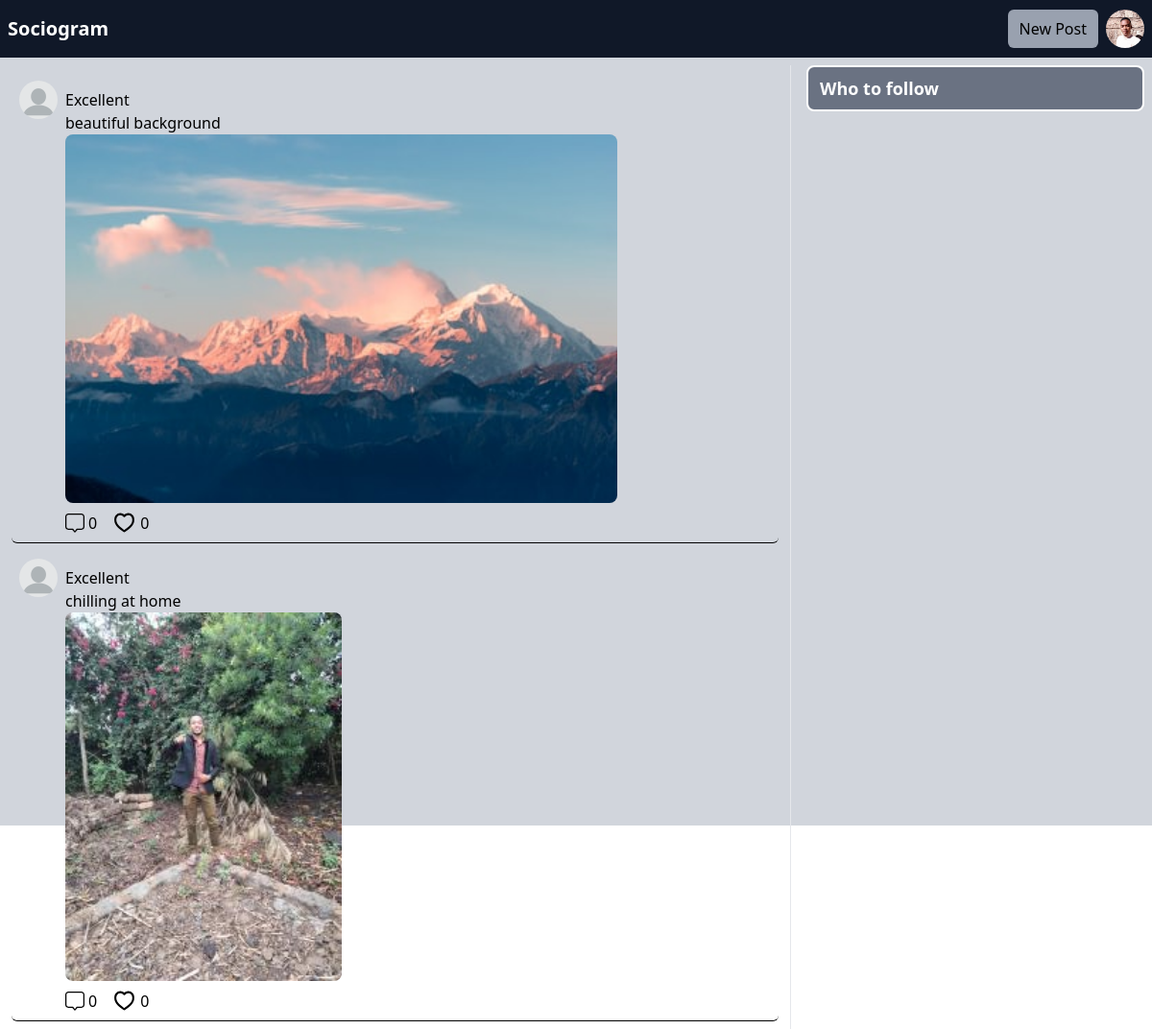
The page / (signed in) on the database as committed earlier.
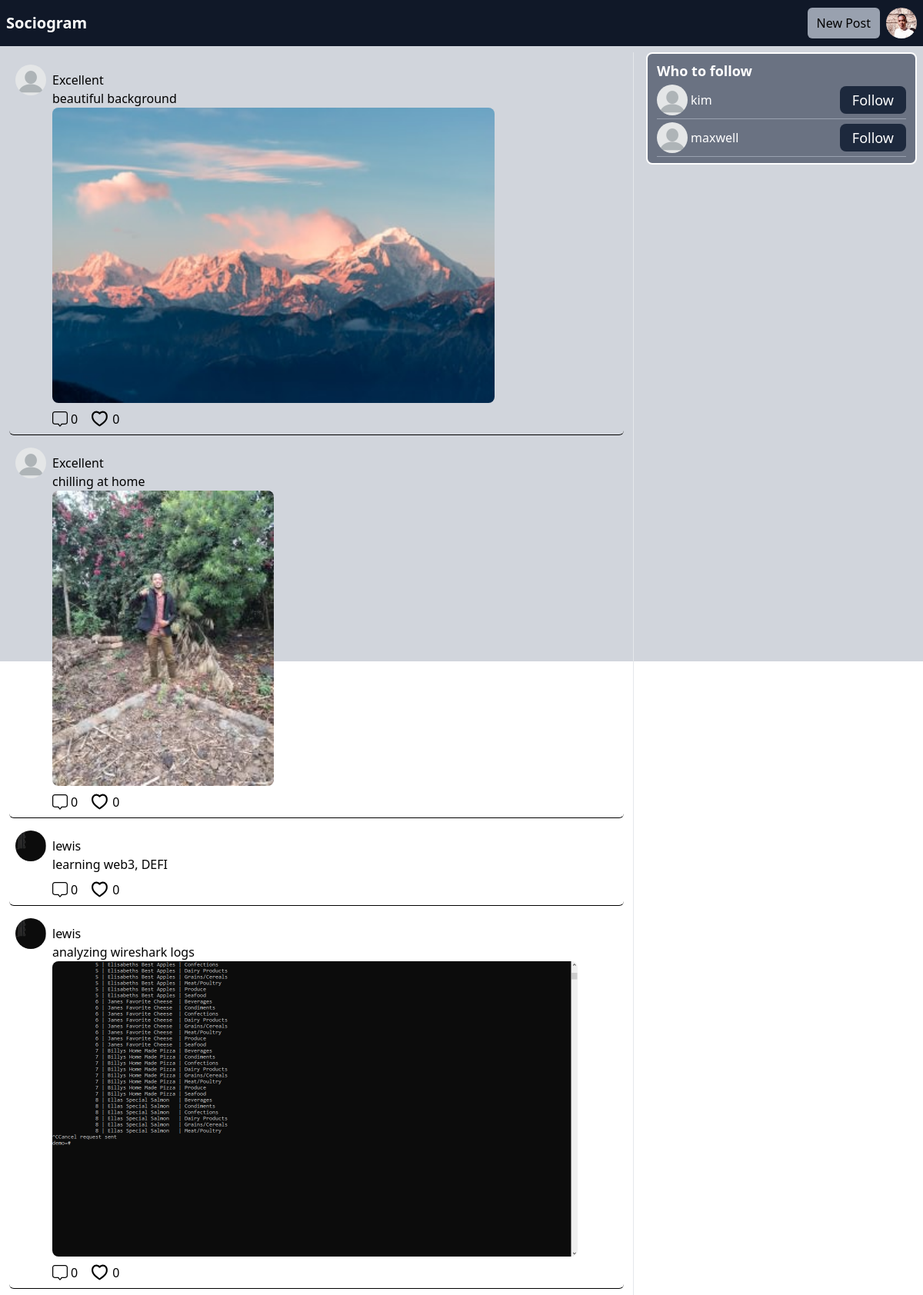
The same page on the database as committed later.
### core/models.py (models this page shows, shortened)
class Post(models.Model):
    id = models.UUIDField(primary_key=True, default=uuid.uuid4)
    user = models.CharField(max_length=100)
    image = models.ImageField(upload_to='post_images')
    text = models.TextField()
    created_at = models.DateField(default=datetime.now)
    no_of_likes = models.IntegerField(default=0)
    class Meta:
        ordering = ("created_at",)

### accounts/models.py (models this page shows)
class Profile(models.Model):
    user = models.ForeignKey(User, on_delete=models.CASCADE)
    id_user = models.IntegerField()
    bio = models.TextField(blank=True)
    profileimg = models.ImageField(upload_to='profile_images', default='blank-profile.png')
    backgroundimg = models.ImageField(
        upload_to="profile_images", default="blank-profile.png"
    )
    location = models.CharField(max_length=100, blank=True)
    def __str__(self):
        return self.user.username

### core/views.py (the view)
# urls.py: path("", views.index, name="index"),
@login_required(login_url="accounts:login")
def index(request):
    user_object = User.objects.get(username=request.user.username)
    user_profile = []
    username = request.user.username
    try:
        user_profile = Profile.objects.get(user=user_object)
    except:
        print("profile does not exist")
    user_following_list = []
    feed = []
    user_following = FollowersCount.objects.filter(follower=request.user.username)
    for users in user_following:
        user_following_list.append(users.user)
    for username in user_following_list:
        feed_list = Post.objects.filter(user=username)
        feed.append(feed_list)
    feed_list = list(chain(*feed))
    users = User.objects.all()
    user_following_all = []
    for user in user_following:
        user_list = User.objects.get(username=user.user)
        user_following_all.append(user_list)
    new_suggestions_list = [x for x in list(users) if (x not in list(user_following_all))]
    current_user = User.objects.filter(username=request.user.username)
    final_suggestions_list = [x for x in list(new_suggestions_list) if ( x not in list(current_user))]
    random.shuffle(final_suggestions_list)
    username_profile = []
    username_profile_list = []
    for users in final_suggestions_list:
        username_profile.append(users.id)
    for ids in username_profile:
        profile_lists = Profile.objects.filter(id_user=ids)
        username_profile_list.append(profile_lists)
    suggestions_username_profile_list = list(chain(*username_profile_list))
    for post in feed_list:
        user_object = User.objects.get(username=post.user)
        user_profile = Profile.objects.get(user=user_object)
        post.profileimg = user_profile.profileimg
    return render(
        request,
        "index.html",
        {
            "username": username,
            "user_profile": user_profile,
            "posts": feed_list,
            "users_to_follow": suggestions_username_profile_list,
        },
    )

### core/templatetags/like_filters.py (called while the page is built)
@register.filter
def user_has_liked(post, user):
    if not user.is_authenticated:
        return False
    return LikePost.objects.filter(post_id=post.id, username=user.username).exists()

### templates/index.html (shortened to what this page needs)
{% extends "base.html" %}
{% load like_filters %}
{% block content %}
    <section class="bg-gray-300 h-screen">
        <div class='flex flex-col  md:flex-row md:space-x-4'>
            <ul class='border-r border-gray-200 w-full mt-2'>
                {% for post in posts %}
                <li class="post-card flex mx-3 py-2 px-2 m-2 rounded-md border-b">
                    <div class='flex space-x-2'>
                        <a href="#" class=''>
                            <img
                                src="{{post.profileimg.url}}"
                                class='rounded-full h-10 w-10'
                                alt=""
                            />
                        </a>
                        <div class='content-section mt-2'>
                            <h4>{{post.user}}</h4>
                            <p>{{post.text}}</p>
                            {% if post.image.url is not None %}
                                <img
                                    src="{{post.image.url}}"
                                    class='object-cover w-full rounded-lg h-64 md:h-96 md:w-auto md:rounded-s-lg'
                                    alt=""
                                />
                            {% endif %}
                            <div class='footer flex flex-row space-x-4 mt-2 items-center'>
                                <div class="flex flex-row items-center space-x-1">
                                    <span>{{post.post_comments.count}}</span>
                                </div>
                                <div class="flex flex-row space-x-1 items-center">
                                    <a
                                        class="like-btn"
                                        data-post-id="{{ post.id }}"
                                    >
                                            <svg
                                                class="heart-outline {% if post|user_has_liked:user %}hidden{% else %}block{% endif %} cursor-pointer transition-transform duration-200 ease-in-out transform scale-100 hover:scale-110"
                                                fill="currentColor" width="25" height="25"
                                                viewBox="0 0 24 24"
                                                xmlns="http://www.w3.org/2000/svg">
                                                <path
                                                    d="M20.5,4.609A5.811,5.811,0,0,0,16,2.5a5.75,5.75,0,0,0-4,1.455A5.75,5.75,0,0,0,8,2.5,5.811,5.811,0,0,0,3.5,4.609c-.953,1.156-1.95,3.249-1.289,6.66,1.055,5.447,8.966,9.917,9.3,10.1a1,1,0,0,0,.974,0c.336-.187,8.247-4.657,9.3-10.1C22.45,7.858,21.453,5.765,20.5,4.609Zm-.674,6.28C19.08,14.74,13.658,18.322,12,19.34c-2.336-1.41-7.142-4.95-7.821-8.451-.513-2.646.189-4.183.869-5.007A3.819,3.819,0,0,1,8,4.5a3.493,3.493,0,0,1,3.115,1.469,1.005,1.005,0,0,0,1.76.011A3.489,3.489,0,0,1,16,4.5a3.819,3.819,0,0,1,2.959,1.382C19.637,6.706,20.339,8.243,19.826,10.889Z" />
                                            </svg>
                                    </a>
                                    <span
                                        id="likes-count-{{ post.id }}"
                                        class="likes-count"
                                    >
                                        {{post.no_of_likes}}
                                    </span>
                                </div>
                            </div>
                        </div>
                    </div>
                </li>
                {% endfor %}
            </ul>
            <div class='border-2 bg-gray-500 text-white w-[500px] mt-2 rounded-lg h-full flex flex-col justify-center px-3 py-2 md:mr-2'>
                <h2 class="text-lg font-bold">Who to follow</h2>
                {% for user in users_to_follow %}
                <div class="flex justify-between items-center border-b border-gray-400 py-1">
                    <div class="flex items-center space-x-1">
                        <img src="{{user.profileimg.url}}" alt="" class="h-10 w-10 rounded-full">
                        <a
                            href={% url 'accounts:profile' user %}
                            class="hover:underline"
                        >
                            {{user}}
                        </a>
                    </div>
                    <form
                        method="post"
                        class="follow-form"
                        data-url="{% url 'accounts:follow' %}"
                    >
                        <button type="submit" class="follow-btn bg-slate-800 text-lg text-white px-4 py-1 rounded-lg">Follow</button>
                    </form>
                </div>
                {% endfor %}
            </div>
        </div>
    </section>
{% endblock content %}

### templates/base.html (shortened to what this page needs)
{% load compress %}
{% load static %}
{% load like_filters %}
<!DOCTYPE html>
<html lang="en">
    <head>
        {% compress css %}
        <link rel="stylesheet" href="{% static 'src/output.css' %}">
        {% endcompress %}
    </head>
    <body class="">
        {% block navbar %}
        <nav class="h-[60px] bg-gray-900 text-white">
            <div class="flex items-center  justify-between h-full mx-2">
                <h2 class="text-xl font-bold">Sociogram</h2>
                <div class="nav-links flex space-x-2">
                    <div>
                        <button id='post-btn' class="bg-gray-400 py-2 px-3 text-black rounded-md">New Post</button>
                    </div>
                    <div class="relative">
                        <img
                            src="./static/images/pic.jpeg"
                            alt="user-avatar"
                            class="avatar h-10 w-10 rounded-full"
                        />
                    </div>
                </div>
            </div>
        </nav>
        {% endblock navbar%}
        {% block content %}
        {% endblock content %}
    </body>
</html>

Rows that differ between the two databases and show on the page:
added Post: user "lewis", text "learning web3, DEFI", post_comments.count "0", no_of_likes "0"
added Post: user "lewis", text "analyzing wireshark logs", image (picture), post_comments.count "0", no_of_likes "0"
added Profile: profileimg (placeholder picture), user.username "kim"
added Profile: profileimg (placeholder picture), user.username "maxwell"
